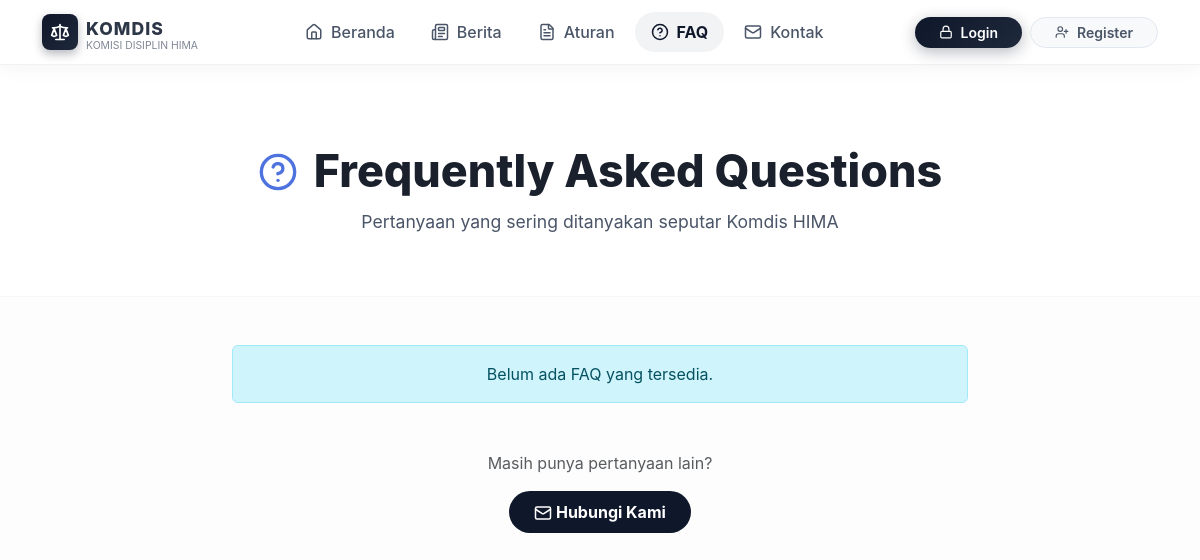
The page /guest/faq.php on the database as committed earlier.
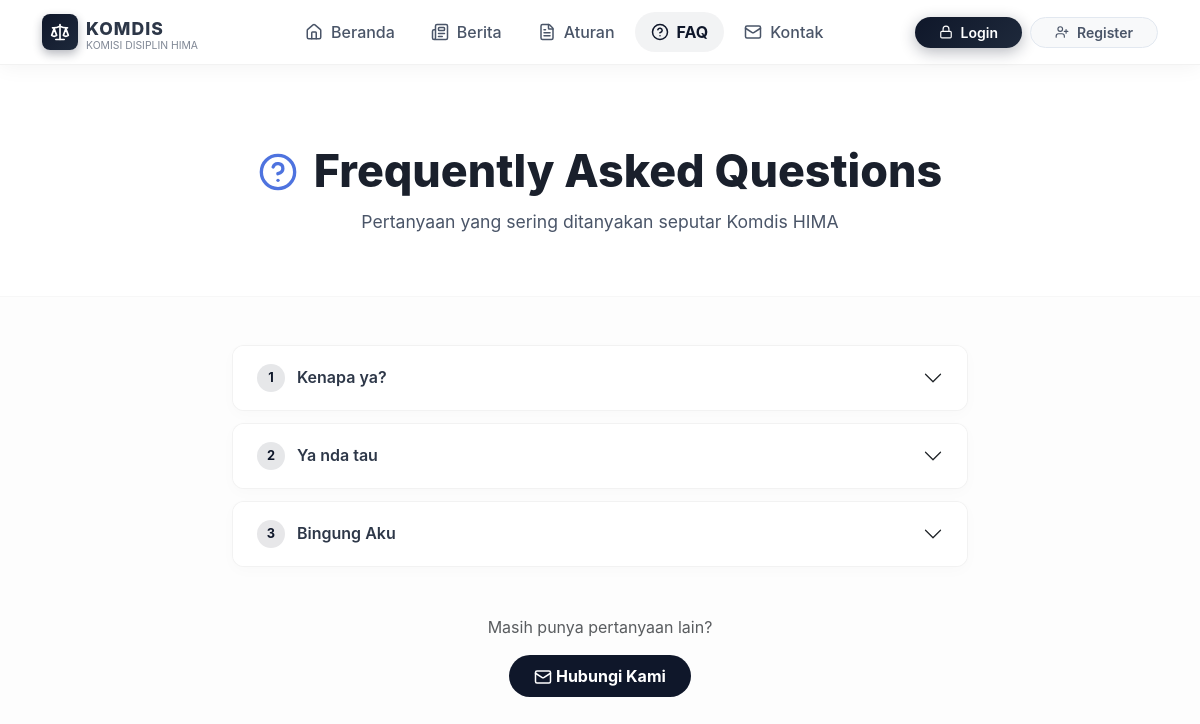
The same page on the database as committed later.
### tables this page shows
CREATE TABLE `faq` (
  `id` int NOT NULL,
  `pertanyaan` varchar(255) NOT NULL,
  `jawaban` text NOT NULL,
  `created_at` timestamp NOT NULL DEFAULT CURRENT_TIMESTAMP
);

### guest/faq.php (the view, shortened to what this page needs)
<?php session_start(); include '../config/koneksi.php'; ?>
<!DOCTYPE html>
<html lang="id">
<head>
    <link href="../assets/css/bootstrap.min.css" rel="stylesheet">
</head>
<body>
<?php
if (isset($_SESSION['login']) && $_SESSION['role'] == 'user') {
    include '../partials/user_navbar.php';
} else {
    include '../partials/guest_navbar.php';
}
?>
<div class="hero-section text-center mb-5">
    <div class="container">
        <h1 class="d-flex align-items-center justify-content-center gap-3"><i data-lucide="help-circle" style="width: 40px; height: 40px; color: #4e73df;"></i> Frequently Asked Questions</h1>
        <p class="mb-0">Pertanyaan yang sering ditanyakan seputar Komdis HIMA</p>
    </div>
</div>
<div class="container pb-5" style="max-width:760px;">
    <?php
    $data = false;
    try { $data = mysqli_query($conn, "SELECT * FROM faq ORDER BY id ASC"); } catch (Exception $e) {}
    if (!$data || mysqli_num_rows($data) == 0):
    ?>
        <div class="alert alert-info text-center">Belum ada FAQ yang tersedia.</div>
    <?php else: ?>
        <div class="accordion" id="faqAccordion">
            <?php $no = 1; while ($d = mysqli_fetch_assoc($data)): ?>
                <div class="accordion-item border-0">
                    <h2 class="accordion-header">
                        <button class="accordion-button collapsed d-flex align-items-center" type="button"
                            data-bs-toggle="collapse"
                            data-bs-target="#faqItem<?= $d['id'] ?>">
                            <span class="faq-number"><?= $no++ ?></span>
                            <?= htmlspecialchars($d['pertanyaan']) ?>
                        </button>
                    </h2>
                </div>
            <?php endwhile; ?>
        </div>
    <?php endif; ?>
    <div class="text-center mt-5">
        <p class="text-muted">Masih punya pertanyaan lain?</p>
        <a href="kontak.php" class="btn fw-bold px-4 py-2" style="background: #0f172a; color: #fff; border-radius: 50px;"><i data-lucide="mail" style="width: 18px; height: 18px;"></i> Hubungi Kami</a>
    </div>
</div>
<?php include '../partials/footer.php'; ?>
</body>
</html>

Rows that differ between the two databases and show on the page:
added faq: pertanyaan "Kenapa ya?"
added faq: pertanyaan "Ya nda tau"
added faq: pertanyaan "Bingung Aku"
Other text that changed with them:
text no longer shown: "Belum ada FAQ yang tersedia."
